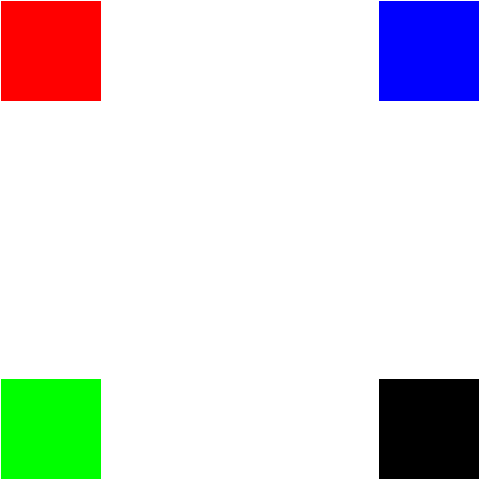
Frame 1 (no input)
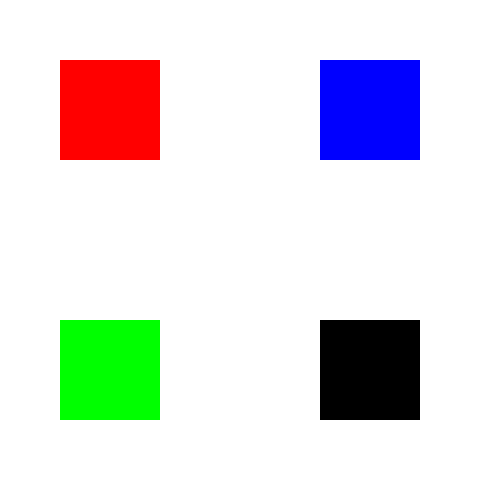
Frame 60 (the mouse pressed at the canvas centre just before this capture)
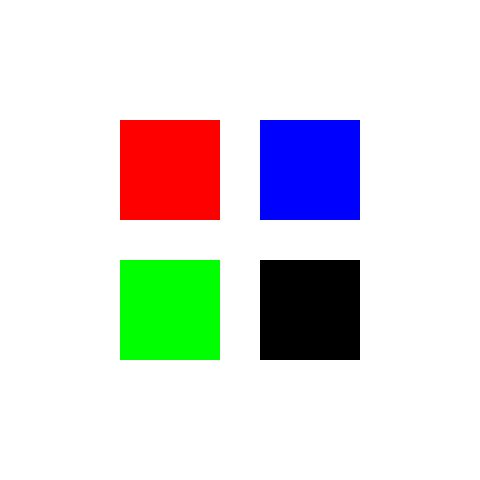
Frame 120 (the mouse held since frame 60 and released just before this capture)

The Processing sketch that drew these frames (run headless with seeded random() and noise(); from frame 60 on, the mouse is pressed at the canvas centre):

// Processing sketch: Sketch_Lab_02_VariablesPart2_MovingRectangles
// ── Sketch_Lab_02_VariablesPart2_MovingRectangles.pde
void setup(){
  size(480, 480);
  frameRate(60);
  noStroke();
  //surface.setResizable(true);
}
int pos = 0;
int posRevers = 380;
void draw(){
 background(255);
 pos ++;
 posRevers --;
 fill(255, 0, 0);
 square(pos % 380, pos % 380, 100);
 fill(0, 255, 0);
 square(pos % 380, posRevers, 100);
 fill(0, 0, 255);
 square(posRevers, pos % 380, 100);
 fill(0);
 square(posRevers, posRevers, 100);

 if(posRevers < 0)
 {
   posRevers = 380;
 }
 
}
